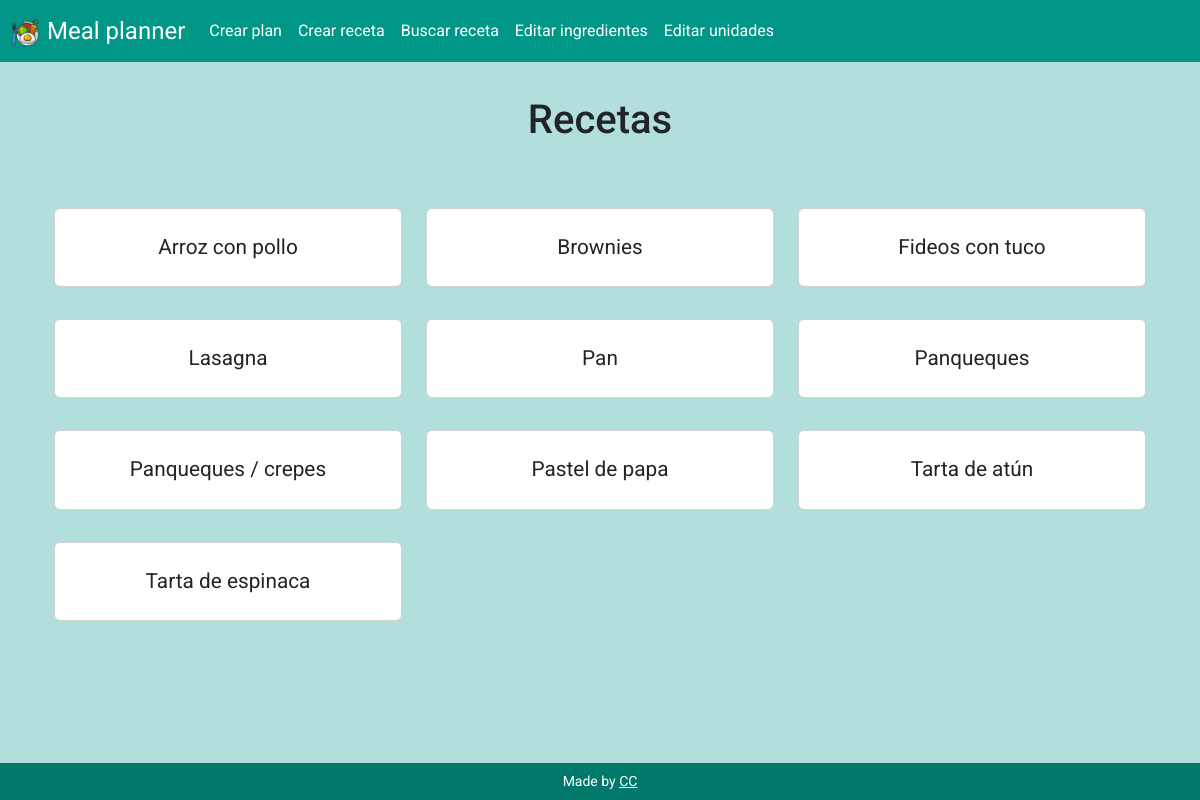
The page / on the database its author committed.
### tables this page shows
CREATE TABLE recipes (id INTEGER PRIMARY KEY AUTOINCREMENT NOT NULL, name TEXT NOT NULL, instructions TEXT NOT NULL);

### app.py (the view)
@app.route('/', methods=["GET", "POST"])
def index():
    if request.method == "POST":
        id = request.form.get("id")
        cur = db_connect()
        cur.execute("SELECT * FROM recipes WHERE id = ?", (id,))
        recipe = cur.fetchall()
        cur.execute("SELECT ing_used.quantity, ingredients.name AS ing_name, units.name AS unit_name FROM ing_used JOIN ingredients ON ingredients.id = ing_used.ing_id JOIN units ON units.id = ing_used.unit_id WHERE ing_used.recipe_id = ?", (id,))
        ing_used = cur.fetchall()
        db_close(cur)
        return render_template("recipe.html", recipe=recipe, ing_used=ing_used)
    else:
        cur = db_connect()
        cur.execute("SELECT id, name FROM recipes ORDER BY name ASC")
        rows = cur.fetchall()
        db_close(cur)
        return render_template("index.html", rows=rows)

### app.py (called while the page is built)
def db_connect():
    con = sqlite3.connect("meal_planner.db")
    con.row_factory = sqlite3.Row
    cur = con.cursor()
    return cur

def db_close(con):
    con.close()

@app.after_request
def after_request(response):
    response.headers["Cache-Control"] = "no-cache, no-store, must-revalidate"
    response.headers["Expires"] = 0
    response.headers["Pragma"] = "no-cache"
    return response

### templates/index.html (shortened to what this page needs)
{% extends "layout.html" %}
{% block main %}
    <section class="container-fluid text-center">
        <h1 class="mb-5">Recetas</h1>
        <div class="row">
            {% for row in rows %}
                <div class="col-md-4 col-sm-6 my-3 align-self-center">
                    <div class="card">
                        <div class="card-body">
                            <form action="/" method="post">
                                <button type="submit" class="btn stretched-link"><p class="card-title p-0 m-0">{{ row["name"] }}</p></button>
                            </form>
                        </div>
                    </div>
                </div>
            {% endfor %}
        </div>
    </section>
{% endblock %}

### templates/layout.html (shortened to what this page needs)
<!DOCTYPE html>
<html lang="es">
<head>
    <link href="https://cdn.jsdelivr.net/npm/bootstrap@5.3.3/dist/css/bootstrap.min.css" rel="stylesheet"
>
    <link rel="stylesheet" href="https://cdn.jsdelivr.net/npm/bootstrap-icons@1.11.3/font/bootstrap-icons.min.css">
    <link href="/static/styles.css" rel="stylesheet">
</head>
<body>
    <header>
        <nav class="navbar navbar-expand-md fixed-top">
            <div class="container-fluid">
                <a class="navbar-brand fs-4" href="/"><img src="/static/favicon.ico" class="me-2" height="27px" width="27px" alt="Plate of food with fork">Meal planner</a>
                <div class="collapse navbar-collapse" id="navbar">
                    <ul class="navbar-nav">
                        <li class="nav-item"><a class="nav-link" href="/create_plan">Crear plan</a></li>
                        <li class="nav-item"><a class="nav-link" href="/create_recipe">Crear receta</a></li>
                        <li class="nav-item"><a class="nav-link" href="/search">Buscar receta</a></li>
                        <li class="nav-item"><a class="nav-link" href="/edit_ingredients">Editar ingredientes</a></li>
                        <li class="nav-item"><a class="nav-link" href="/edit_units">Editar unidades</a></li>
                    </ul>
                </div>
            </div>
        </nav>
    </header>
    <main class="container my-5 pt-5">
        {% block main %}{% endblock %}
    </main>
    <footer class="fixed-bottom">
        <p class="my-2 small text-center">
            Made by <a href="https://github.com/CarolinaCampi">CC</a>
        </p>
    </footer>
</body>
</html>

### static/styles.css (style rules this page uses)
body { background-color: #b2dfdb; font-family: "Roboto", Verdana, Tahoma, Verdana, sans-serif; }
.card-title { font-size: 1.3em; }
nav { background-color: #009688; }
.nav-link, .navbar-brand { color: white; }
footer { background-color: #00796B; color: white; }
a { color: white; }

### rows shown on the page
recipes: name "Arroz con pollo"
recipes: name "Brownies"
recipes: name "Fideos con tuco"
recipes: name "Lasagna"
recipes: name "Pan"
recipes: name "Panqueques"
recipes: name "Panqueques / crepes"
recipes: name "Pastel de papa"
recipes: name "Tarta de atún"
recipes: name "Tarta de espinaca"
